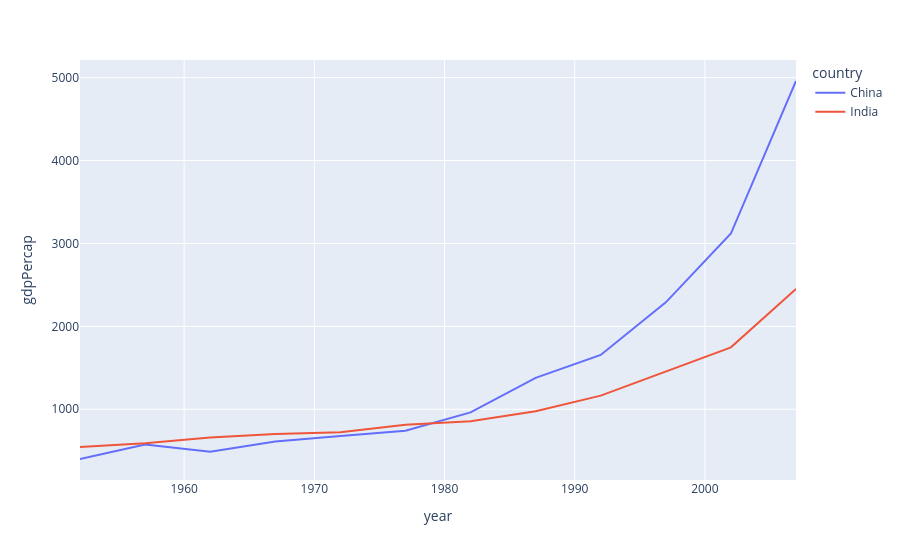

This figure's notebook cell:
### Code cell
px.line(df, x='year', y='gdpPercap', color="country")

### Figure 1 — Plotly figure (JSON) as saved in the notebook; plotly's stock layout.template omitted (floating-point values rounded to 4 significant figures)
{"data": [{"hovertemplate": "country=China<br>year=%{x}<br>gdpPercap=%{y}<extra></extra>", "legendgroup": "China", "line": {"color": "#636efa", "dash": "solid"}, "marker": {"symbol": "circle"}, "mode": "lines", "name": "China", "orientation": "v", "showlegend": true, "type": "scatter", "x": [1952, 1957, 1962, 1967, 1972, 1977, 1982, 1987, 1992, 1997, 2002, 2007], "xaxis": "x", "y": [400.4, 576.0, 487.7, 612.7, 676.9, 741.2, 962.4, 1379.0, 1656.0, 2289.0, 3119.0, 4959.0], "yaxis": "y"}, {"hovertemplate": "country=India<br>year=%{x}<br>gdpPercap=%{y}<extra></extra>", "legendgroup": "India", "line": {"color": "#EF553B", "dash": "solid"}, "marker": {"symbol": "circle"}, "mode": "lines", "name": "India", "orientation": "v", "showlegend": true, "type": "scatter", "x": [1952, 1957, 1962, 1967, 1972, 1977, 1982, 1987, 1992, 1997, 2002, 2007], "xaxis": "x", "y": [546.6, 590.1, 658.3, 700.8, 724.0, 813.3, 855.7, 976.5, 1164.0, 1459.0, 1747.0, 2452.0], "yaxis": "y"}], "layout": {"legend": {"title": {"text": "country"}, "tracegroupgap": 0}, "margin": {"t": 60}, "xaxis": {"anchor": "y", "domain": [0, 1], "title": {"text": "year"}}, "yaxis": {"anchor": "x", "domain": [0, 1], "title": {"text": "gdpPercap"}}}}
